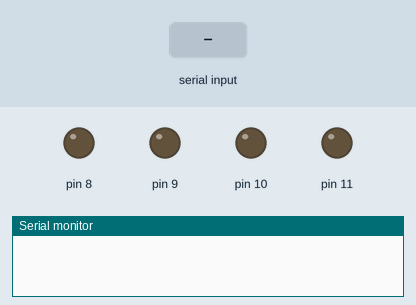
The sketch below on a simulated Arduino Uno, built with avr-gcc and run on an emulated ATmega328P. Parts: output pins drawn as LEDs (lit = HIGH), the last lines printed to the serial monitor. The test bench sets the inputs (shaded band).

Above: at 1.2 s.
1.3 s: "1" received over Serial
At 3.2 s:
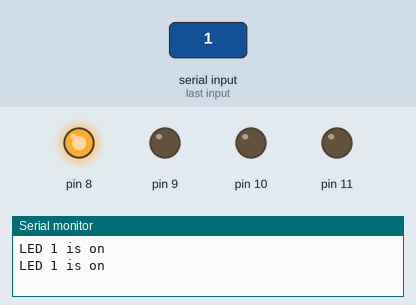
3.5 s: "2" received over Serial
At 4.7 s:
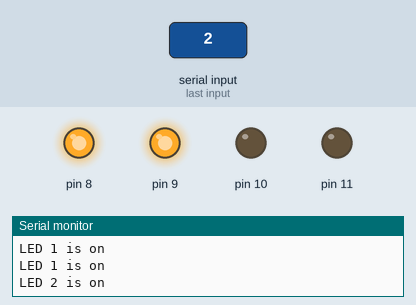
5.5 s: "a" received over Serial
At 7.2 s:
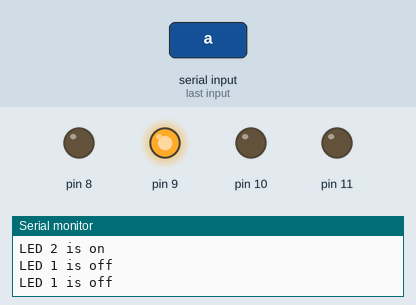
7.5 s: "3" received over Serial
At 9.0 s:
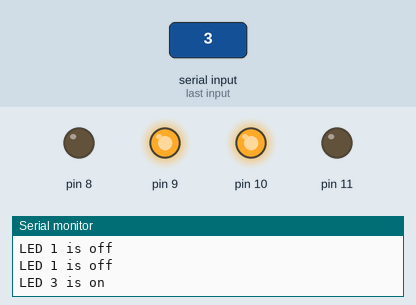
9.5 s: "4" received over Serial
At 10.5 s:
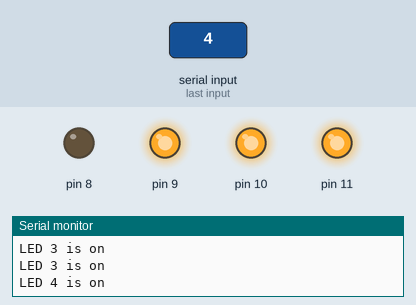
11.5 s: "b" received over Serial
At 13.2 s:
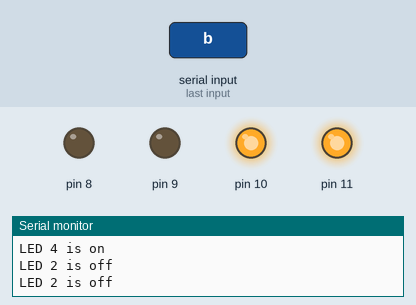
Timing chart, 0 to 14.5 s (numbered marks = the images above; inputs shaded):
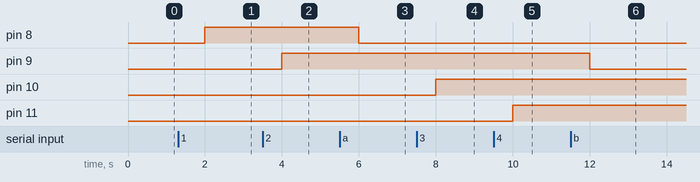

The sketch:

butut_boLED4.ino
```cpp
char blueToothVal;
char lastValue;
void setup(){
Serial.begin(9600);
pinMode(8,OUTPUT);
pinMode(9,OUTPUT);
pinMode(10,OUTPUT);
pinMode(11,OUTPUT);
}
void loop(){
if(Serial.available()){
  blueToothVal=Serial.read();
}
if (blueToothVal=='1'){
  digitalWrite(8,HIGH);
  //switch on LED
  if (lastValue!='n')
  Serial.println(F("LED 1 is on"));
  lastValue=blueToothVal;
}
else if (blueToothVal=='2'){
  digitalWrite(9,HIGH);
  if (lastValue!='f')
    Serial.println(F("LED 2 is on"));
  lastValue=blueToothVal;
}
else if (blueToothVal=='3'){
  digitalWrite(10,HIGH);
  if (lastValue!='f')
    Serial.println(F("LED 3 is on"));
  lastValue=blueToothVal;
}
else if (blueToothVal=='4'){
  digitalWrite(11,HIGH);
  if (lastValue!='f')
    Serial.println(F("LED 4 is on"));
  lastValue=blueToothVal;
}
else if (blueToothVal=='a'){
  digitalWrite(8,LOW);
  if (lastValue!='f')
    Serial.println(F("LED 1 is off"));
  lastValue=blueToothVal;
}
else if (blueToothVal=='b'){
  digitalWrite(9,LOW);
  if (lastValue!='f')
    Serial.println(F("LED 2 is off"));
  lastValue=blueToothVal;
}
else if (blueToothVal=='c'){
  digitalWrite(10,LOW);
  if (lastValue!='f')
    Serial.println(F("LED 3 is off"));
  lastValue=blueToothVal;
}
else if (blueToothVal=='d'){
  digitalWrite(11,LOW);
  if (lastValue!='f')
    Serial.println(F("LED 4 is off"));
  lastValue=blueToothVal;
}
delay(1000);}
```

Measured:
- after the input at 1.3 s, pin 8: LOW → HIGH after 0.70 s
- after the input at 3.5 s, pin 9: LOW → HIGH after 0.50 s
- after the input at 5.5 s, pin 8: HIGH → LOW after 0.50 s
- after the input at 7.5 s, pin 10: LOW → HIGH after 0.50 s
- after the input at 9.5 s, pin 11: LOW → HIGH after 0.50 s
- after the input at 11.5 s, pin 9: HIGH → LOW after 0.50 s
